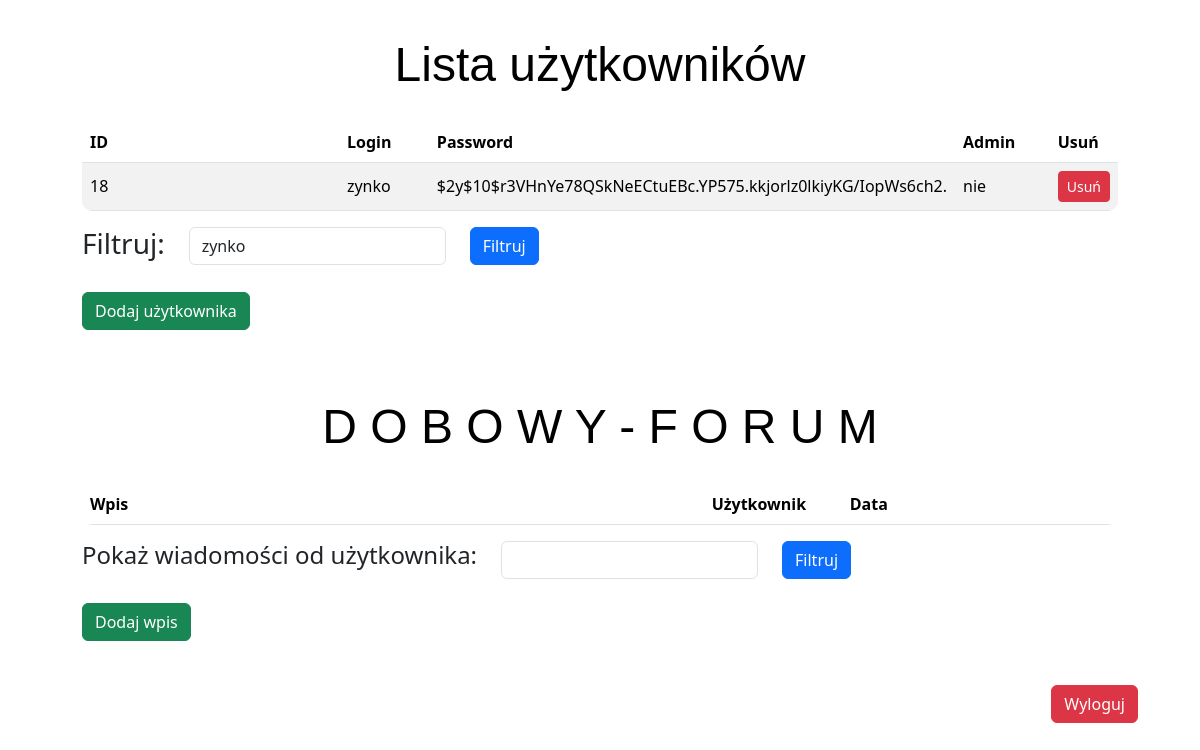
The page /admin/admin.php?login=zynko (signed in) on the database its author committed.
### tables this page shows
CREATE TABLE `user` (
  `id` int(11) UNSIGNED NOT NULL,
  `login` varchar(32) NOT NULL,
  `password` varchar(128) NOT NULL,
  `admin` tinyint(1) NOT NULL DEFAULT 0
);

### admin/admin.php (the view, shortened to what this page needs)
<?php
try{
    require_once('../conf/db.php');
    $loginFilter = $_GET['login'] ?? null;
    if ($loginFilter === null) {
        $stmt = $db->query("SELECT * FROM user");
    } else {
        $stmt = $db->prepare("SELECT * FROM user WHERE login LIKE :login");
        $stmt->execute([
            ':login' => "%$loginFilter%",
        ]);
    }
    $dataUSER = $stmt->fetchAll();
    $nameFilter = $_GET['nameFiltr'] ?? null;
}
catch(PDOException $e) {?>
    <!DOCTYPE html>
    <html lang="en">
        <head>
            <meta charset="UTF-8">
            <meta http-equiv="X-UA-Compatible" content="IE=edge">
            <meta name="viewport" content="width=device-width, initial-scale=1.0">
            <title>Lista zadań</title>
            <link href="https://cdn.jsdelivr.net/npm/bootstrap@5.3.3/dist/css/bootstrap.min.css" rel="stylesheet">
            <style>
                th {
                    font-family: 'Courier New', Courier, monospace;
                }
                body {
                    background-image: url('https://coolbackgrounds.io/images/backgrounds/index/compute-ea4c57a4.png');
                    background-size: cover;
                    background-repeat: no-repeat;
                    background-attachment: fixed;
                }
                #content {
                    background-color: rgba(255, 255, 255, 0.8);
                    padding: 20px;
                    border-radius: 10px;
                }
                h1 {
                    color: white;
                    text-shadow: -1px -1px 0 #000, 1px -1px 0 #000, -1px 1px 0 #000, 1px 1px 0 #000;
                }
            </style>
        </head>
        <body class="container pt-3">
            <div id="content">
                <h1 class="text-center" style="font-size: x-large;">Przepraszamy, wystąpił błąd po stronie serwera...</h1>
                <br>
                <h3 class="text-center" style="font-size: large;"><i>Staramy się to naprawić</i></h3>
                <br>
                <h4 class="text-center"><b>Wyjątek <?=$e?></b></h4>
            </div>
        </body>
    </html>
<?php
}
catch(Exception $e) {?>
    <!DOCTYPE html>
    <html lang="en">
        <head>
            <meta charset="UTF-8">
            <meta http-equiv="X-UA-Compatible" content="IE=edge">
            <meta name="viewport" content="width=device-width, initial-scale=1.0">
            <title>Lista zadań</title>
            <link href="https://cdn.jsdelivr.net/npm/bootstrap@5.3.3/dist/css/bootstrap.min.css" rel="stylesheet">
            <style>
                th {
                    font-family: 'Courier New', Courier, monospace;
                }
                body {
                    background-image: url('https://coolbackgrounds.io/images/backgrounds/index/compute-ea4c57a4.png');
                    background-size: cover;
                    background-repeat: no-repeat;
                    background-attachment: fixed;
                }
                #content {
                    background-color: rgba(255, 255, 255, 0.8);
                    padding: 20px;
                    border-radius: 10px;
                }
                h1 {
                    color: white;
                    text-shadow: -1px -1px 0 #000, 1px -1px 0 #000, -1px 1px 0 #000, 1px 1px 0 #000;
                }
            </style>
        </head>
        <body class="container pt-3">
            <div id="content">
                <h1 class="text-center" style="font-size: x-large;">Przepraszamy, wystąpił błąd po stronie serwera...</h1>
                <br>
                <h3 class="text-center" style="font-size: large;"><i>Staramy się to naprawić</i></h3>
                <br>
                <h4 class="text-center"><b>Wyjątek <?=$e?></b></h4>
            </div>
        </body>
    </html>
<?php
}
?>
<!DOCTYPE html>
<html lang="en">
<head>
    <link href="https://cdn.jsdelivr.net/npm/bootstrap@5.3.3/dist/css/bootstrap.min.css" rel="stylesheet">
</head>
<body class="container pt-3">
    <div id="content">
        <h1 class="text-center" style="font-size: xxx-large; font-family: Impact, Haettenschweiler, 'Arial Narrow Bold', sans-serif">Lista użytkowników</h1>
        <div class="content">
            <table class="table table-striped table-hover">
                <thead>
                    <tr>
                        <th>ID</th>
                        <th>Login</th>
                        <th>Password</th>
                        <th>Admin</th>
                        <th>Usuń</th>
                    </tr>
                </thead>
                <tbody>
                    <?php foreach ($dataUSER as $user): ?>
                    <tr>
                        <td><?= $user['id'] ?></td>
                        <td><?= $user['login'] ?></td>
                        <td><?= $user['password'] ?></td>
                        <td><?php if($user['admin'])echo "tak"; else echo "nie"?></td>
                        <td>
                            <form action="delete.php" method="post" style="display:inline;">
                                <button type="submit" class="btn btn-danger btn-sm">Usuń</button>
                            </form>
                        </td>
                    </tr>
                    <?php endforeach; ?>
                </tbody>
            </table>
            <form action="" method="get" class="form row mb-4">
                <div class="col-auto">
                    <h3>Filtruj:</h3>
                </div>
                <div class="col-auto">
                    <input class="form-control" type="text" name="login" id="" value="<?=$loginFilter?>">
                </div>
                <div class="col-auto">
                    <button class="btn btn-primary" type="submit">Filtruj</button>
                </div>
            </form>
            <button type="button" class="btn btn-success" data-bs-toggle="modal" data-bs-target="#addFormModal">Dodaj użytkownika</button>
        </div>
        <br><br>
        <h1 class="text-center" style="font-size: xxx-large; font-family: Impact, Haettenschweiler, 'Arial Narrow Bold', sans-serif">D O B O W Y - F O R U M</h1>
        <div class="content">
            <table class="table table-striped table-hover">
            <thead>
                <tr>
                    <th>Wpis</th>
                    <th>Użytkownik</th>
                    <th>Data</th>
                    <th></th>
                </tr>
            </thead>
            </table>
            <form action="" method="get" class="form row mb-4">
                <div class="col-auto">
                    <h4>Pokaż wiadomości od użytkownika:</h4>
                </div>
                <div class="col-auto">
                    <input class="form-control" type="text" name="nameFiltr" id="" value="<?=$nameFilter ?? null?>">
                </div>
                <div class="col-auto">
                    <button class="btn btn-primary" type="submit">Filtruj</button>
                </div>
            </form>
            <div class="d-flex justify-content-between mt-3">
                <button type="button" class="btn btn-success" data-bs-toggle="modal" data-bs-target="#addFormModal2">Dodaj wpis</button>
            </div>
        </div>
        <br>
        <div class="d-flex justify-content-end">
                <a href="../user/logout.php"><button type="button" class="btn btn-danger">Wyloguj</button></a>
        </div>
    </div>
</body>
</html>

### admin/admin.php (style rules this page uses)
body { background-image: url('https://asset.gecdesigns.com/img/background-templates/abstract-gold-and-black-gradient-triangle-background-design-10032406-1710079670779-cover.webp'); background-size: cover; background-repeat: no-repeat; background-attachment: fixed; }
#content { background-color: rgba(255, 255, 255, 0.8); padding: 20px; border-radius: 10px; }
.content { background-color: rgba(255, 255, 255, 0.8); padding: 20px; border-radius: 10px; }
.table { background-color: rgba(255, 255, 255, 0.6); border-radius: 10px; overflow: hidden; }
.table th, .table td { vertical-align: middle; }
.table th:nth-child(1), .table td:nth-child(1) { width: 60%; }
.table th:nth-child(2), .table td:nth-child(2), .table th:nth-child(3), .table td:nth-child(3), .table th:nth-child(4), .table td:nth-child(4) { width: 13.33%; }
h1, h2 { color: black; text-shadow: none; }

### rows shown on the page
user: id "18", login "zynko", password "$2y$10$r3VHnYe78QSkNeECtuEBc.YP575.kkjorlz0lkiyKG/IopWs6ch2.", admin "nie"
